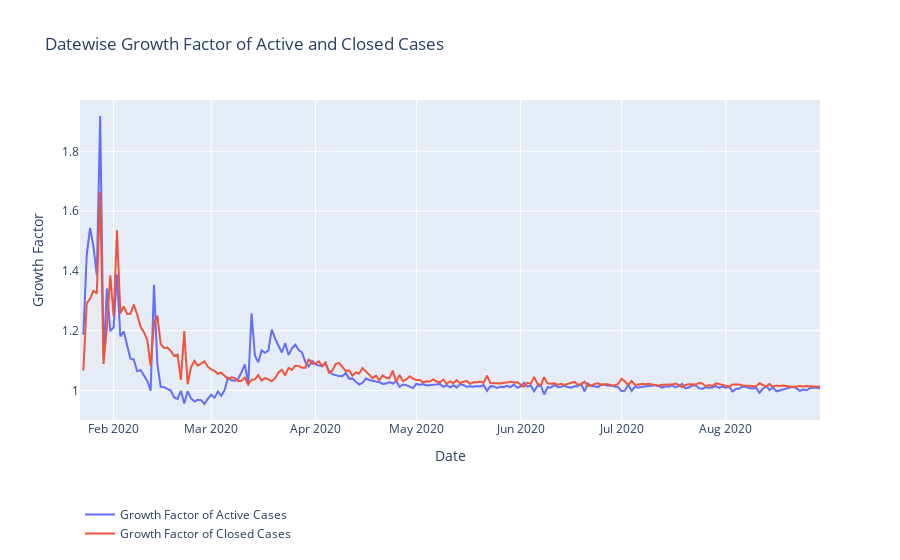

Here is the notebook cell this chart was saved with:
### Code cell
# Datewise Growth Factor
fig=go.Figure()
fig.add_trace(go.Scatter(x=datewise.index, 
                         y=(datewise["Confirmed"]-datewise["Recovered"]-datewise["Deaths"])/(datewise["Confirmed"]-datewise["Recovered"]-datewise["Deaths"]).shift(),
                    mode='lines',
                    name='Growth Factor of Active Cases'))
fig.add_trace(go.Scatter(x=datewise.index, y=(datewise["Recovered"]+datewise["Deaths"])/(datewise["Recovered"]+datewise["Deaths"]).shift(),
                    mode='lines',
                    name='Growth Factor of Closed Cases'))
fig.update_layout(title="Datewise Growth Factor of Active and Closed Cases",
                 xaxis_title="Date",yaxis_title="Growth Factor",
                 legend=dict(x=0,y=-0.4,traceorder="normal"))

### Figure 1 — Plotly figure (JSON) as saved in the notebook; plotly's stock layout.template omitted (floating-point values rounded to 4 significant figures; data arrays with more than 128 entries replaced by an {"elided": "..."} marker saying what was removed)
{"data": [{"mode": "lines", "name": "Growth Factor of Active Cases", "type": "scatter", "x": {"elided": "221 str values"}, "y": {"elided": "221 float values"}}, {"mode": "lines", "name": "Growth Factor of Closed Cases", "type": "scatter", "x": {"elided": "221 str values"}, "y": {"elided": "221 float values"}}], "layout": {"legend": {"traceorder": "normal", "x": 0, "y": -0.4}, "title": {"text": "Datewise Growth Factor of Active and Closed Cases"}, "xaxis": {"title": {"text": "Date"}}, "yaxis": {"title": {"text": "Growth Factor"}}}}
